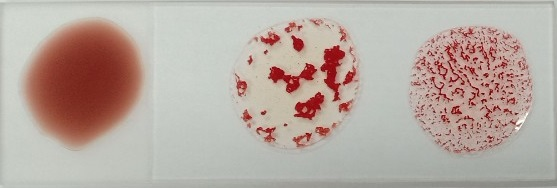
#> input picture testvat/mau5.jpg, 557 x 188 px
$ python final_1.0.py
#> lines starting #> are read from the running program, lines starting #| are printed output that depends on the picture; after the words box and inside, x2 and y2 are one past the last pixel; in counts of white or black regions, pixels touching at a corner belong together
import cv2
import numpy as np

image = cv2.imread('mau5.jpg')
#> image is the input picture: shape (188, 557, 3); mean B, G, R 161.1, 169.2, 183.7

#image = cv2.cvtColor(image,cv2.COLOR_BGR2RGB)
img=cv2.cvtColor(image, cv2.COLOR_BGR2GRAY)
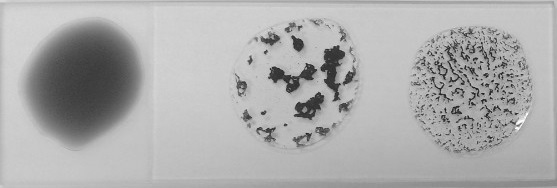
#> img: shape (188, 557); min 20, max 254, mean 172.6

# Fillter
blurM = cv2.medianBlur(img, 5)
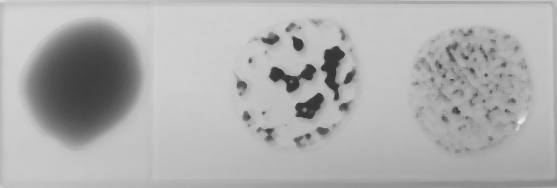
#> blurM: shape (188, 557); min 51, max 231, mean 174.2
edgeM = cv2.Canny(blurM, 100, 200)
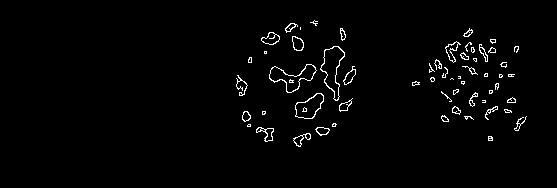
#> edgeM: shape (188, 557); 1.8% white in thin lines or dots, all inside (x1, y1, x2, y2) = (236, 20, 527, 147)

blurG = cv2.GaussianBlur(img, (9, 9), 0)
edgeG = cv2.Canny(blurG, 50, 150)
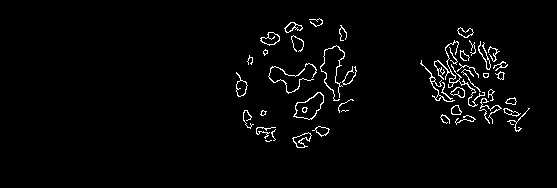
#> edgeG: shape (188, 557); 2.4% white in thin lines or dots, all inside (x1, y1, x2, y2) = (236, 18, 530, 148)

'''
# width in image

widthM = int(edgeM.shape[1])

#img[start row, end row, start col and col]
AM=img[:,0:int(widthM/3)]
BM=img[:,int(widthM/3):int(widthM/3*2)]
RHM=img[:,int(widthM/3*2):int(widthM)]

widthG = int(edgeG.shape[1])

#img[start row, end row, start col and col]
AG=img[:,0:int(widthG/3)]
BG=img[:,int(widthG/3):int(widthG/3*2)]
RHG=img[:,int(widthG/3*2):int(widthG)]
'''

def catanh(fillter):
    width= int(fillter.shape[1])
#> width = 557
    A = fillter[:, 0:int(width / 3)]
#> A: shape (188, 185); every value is 0
    B = fillter[:, int(width / 3):int(width / 3 * 2)]
#> B: shape (188, 186); 3.1% white in thin lines or dots, all inside (x1, y1, x2, y2) = (51, 20, 171, 147)
    RH = fillter[:, int(width / 3 * 2):int(width)]
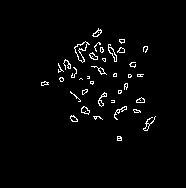
#> RH: shape (188, 186); 2.4% white in thin lines or dots, all inside (x1, y1, x2, y2) = (41, 28, 156, 141)
    #lay diem anh
    histA, bin = np.histogram(A)
#> histA = [0, 0, 0, 0, 0, 34780, 0, 0, 0, 0]; bin = [-0.5, -0.4, -0.3, -0.2, -0.1, 0, 0.1, 0.2, 0.3, 0.4, 0.5]
    antiA=histA[-1]
#> antiA = 0
    histB, bin = np.histogram(B)
#> histB = [33875, 0, 0, 0, 0, 0, 0, 0, 0, 1093]; bin = [0, 25.5, 51, 76.5, 102, 127.5, 153, 178.5, 204, 229.5, 255]
    antiB=histB[-1]
#> antiB = 1093
    histRH, bin = np.histogram(RH)
#> histRH = [34126, 0, 0, 0, 0, 0, 0, 0, 0, 842]
    antiRH=histRH[-1]
#> antiRH = 842
    return (antiA,antiB,antiRH)

def xetnhommau(a,b,rh):
    if a == True:
        if b == True:
            if rh == True:
                nm='AB+'
            else:
                nm='AB-'
        else:
            if rh == True:
                nm='A+'
            else:
                nm='A-'
    else:
        if b == True:
            if rh== True:
                nm='B+'
            else:
                nm='B-'
        else:
            if rh == True:
                nm = 'O+'
            else:
                nm= 'O-'
    return print('Nhom mau: '+nm)

check=[]
demM=0
demG=0
AM,BM,RHM=catanh(edgeM)
#> AM = 0; BM = 1093; RHM = 842
AG, BG,RHG=catanh(edgeG)
#> in catanh (call 2), `B = fillter[:, int(width / 3):int(width / 3 * 2)]`:
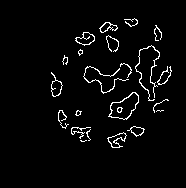
#> B: shape (188, 186); 3.4% white in thin lines or dots, all inside (x1, y1, x2, y2) = (51, 18, 172, 148)
#> in catanh (call 2), `RH = fillter[:, int(width / 3 * 2):int(width)]`:
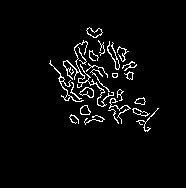
#> RH: shape (188, 186); 3.8% white in thin lines or dots, all inside (x1, y1, x2, y2) = (49, 27, 159, 132)
#> in catanh (call 2), `histA, bin = np.histogram(A)`: bin = [-0.5, -0.4, -0.3, -0.2, -0.1, 0, 0.1, 0.2, 0.3, 0.4, 0.5]
#> in catanh (call 2), `histB, bin = np.histogram(B)`: histB = [33777, 0, 0, 0, 0, 0, 0, 0, 0, 1191]; bin = [0, 25.5, 51, 76.5, 102, 127.5, 153, 178.5, 204, 229.5, 255]
#> in catanh (call 2), `antiB=histB[-1]`: antiB = 1191
#> in catanh (call 2), `histRH, bin = np.histogram(RH)`: histRH = [33639, 0, 0, 0, 0, 0, 0, 0, 0, 1329]
#> in catanh (call 2), `antiRH=histRH[-1]`: antiRH = 1329
#> AG = 0; BG = 1191; RHG = 1329
fillM=catanh(edgeM)
#> fillM = (0, 1093, 842)
fillG=catanh(edgeG)
#> fillG = (0, 1191, 1329)
if AM and BM and RHM and AG and BG and RHG > 200: #Xet tat ca duong
  if AM and AG > 300 and abs(AM-AG) >10:
      check.append(True)
  else:
      check.append(False)
  if BM and BG > 300 and abs(BM-BG) >10:
      check.append(True)
  else:
      check.append(False)
  if RHM and RHG > 300 and abs(RHM-RHG) >10:
      check.append(True)
  else:
      check.append(False)

else:
    for t in fillM:
        if t == 0:
            demM += 1
#> this loop made 3 passes
#> demM on pass 1: 1
#> t on passes 2 to 3: 1093, 842
#> after the loop, demM = 1
    for t in fillG:
        if t == 0:
            demG += 1
#> this loop made 3 passes
#> t on passes 2 to 3: 1191, 1329
#> after the loop, demG = 1
    print(demM)
#| 1
    print(demG)
#| 1
    if demM == 1 and demG == 1:
        for t in fillM:
            for i in fillG:
                if t == 0 and i == 0:
                    check.append(False)
                elif t > 100 and i > 100:
                    check.append(True)
#> this loop made 3 passes
#> after the loop, check = [False, True, True, True, True]
    if demM != 0 and bool(AG and BG and RHG > 300) or demG != 0 and bool(AM and BM and RHM > 300):
        if AM == 0 or AG == 0:
            check.append(False)
        else:
            check.append(True)
        if BM == 0 or BG == 0:
            check.append(False)
        else:
            check.append(True)
        if RHM == 0 or RHG == 0:
            check.append(False)
        else:
            check.append(True)


print(bool(AG and BG and RHG > 300))
#| False
print(demM != 0)
#| True
xetnhommau(check[0], check[1], check[2])
#print(check)

$ run again, with testvat/mau1.jpg copied over testvat/mau5.jpg
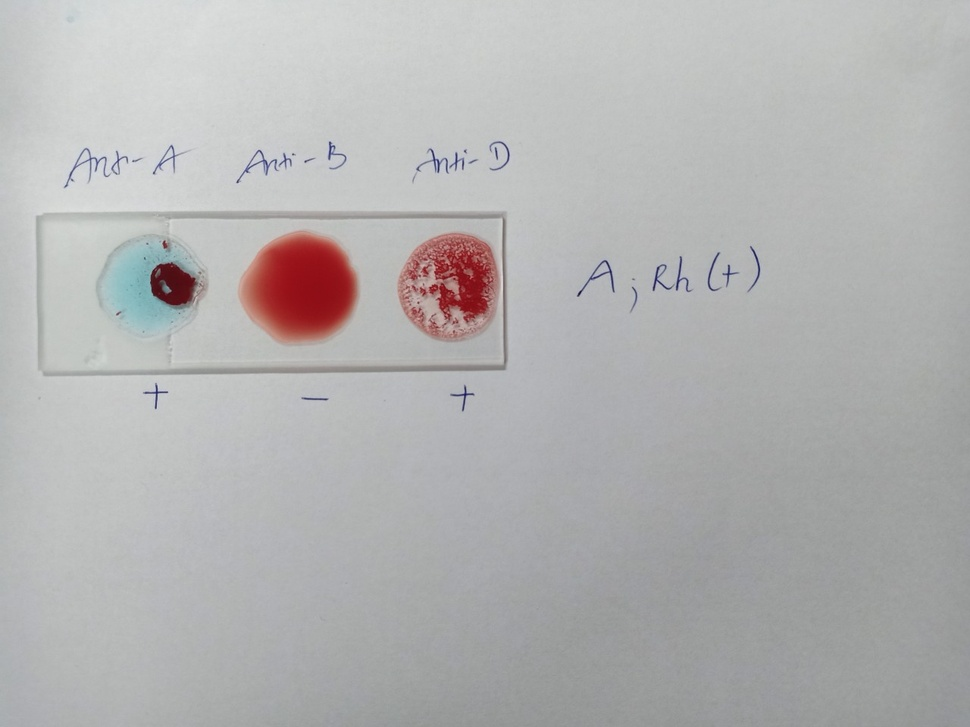
#> input picture testvat/mau1.jpg, 970 x 727 px, shrunk from 1280 x 960 before the run
#> image is the input picture: shape (727, 970, 3); mean B, G, R 178.5, 178.5, 179
#> `edgeM = cv2.Canny(blurM, 100, 200)`:
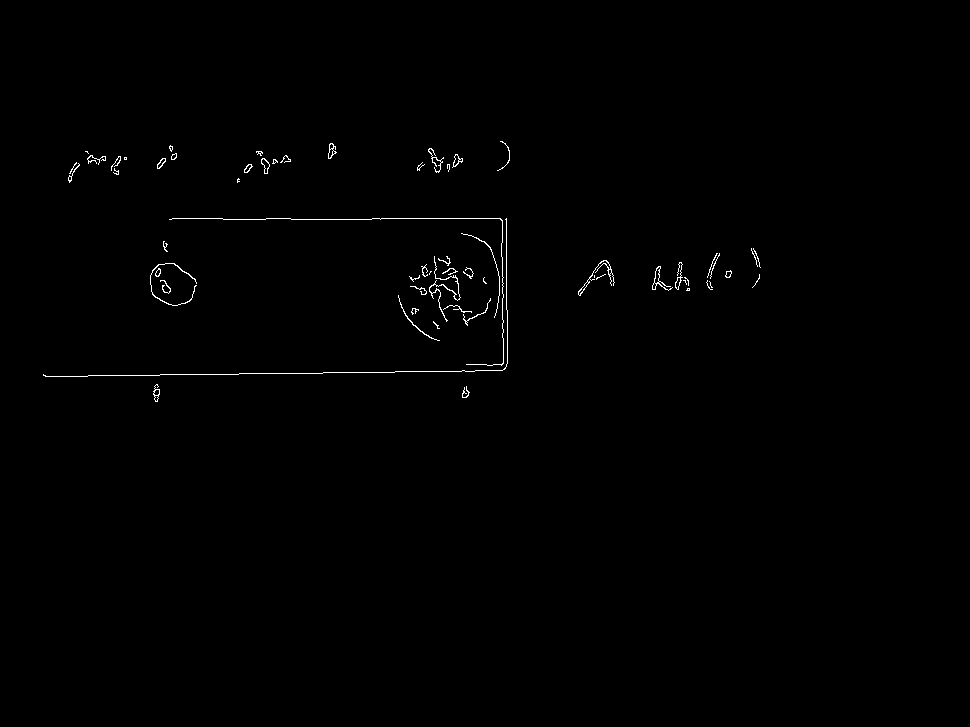
#> edgeM: shape (727, 970); 0.47% white in thin lines or dots, all inside (x1, y1, x2, y2) = (43, 141, 761, 402)
#> edgeG: shape (727, 970); 0.41% white in thin lines or dots, all inside (x1, y1, x2, y2) = (63, 140, 761, 412)
#> A: shape (727, 323); 0.48% white in thin lines or dots, all inside (x1, y1, x2, y2) = (43, 145, 323, 402)
#> B: shape (727, 323); 0.8% white in thin lines or dots, all inside (x1, y1, x2, y2) = (0, 141, 292, 398)
#> RH: shape (727, 324); 0.15% white in thin lines or dots, all inside (x1, y1, x2, y2) = (6, 248, 115, 291)
#> histA = [233700, 0, 0, 0, 0, 0, 0, 0, 0, 1121]; bin = [0, 25.5, 51, 76.5, 102, 127.5, 153, 178.5, 204, 229.5, 255]
#> antiA = 1121
#> histB = [232944, 0, 0, 0, 0, 0, 0, 0, 0, 1877]
#> antiB = 1877
#> histRH = [235198, 0, 0, 0, 0, 0, 0, 0, 0, 350]
#> antiRH = 350
#> AM = 1121; BM = 1877; RHM = 350
#> A: shape (727, 323); 0.47% white in thin lines or dots, all inside (x1, y1, x2, y2) = (63, 145, 293, 410)
#> B: shape (727, 323); 0.51% white in thin lines or dots, all inside (x1, y1, x2, y2) = (4, 140, 293, 412)
#> in catanh (call 2), `RH = fillter[:, int(width / 3 * 2):int(width)]`:
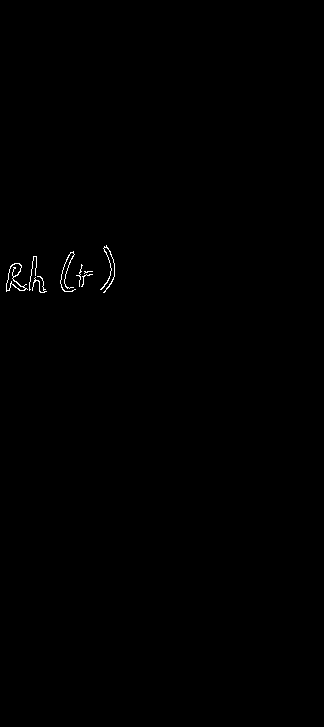
#> RH: shape (727, 324); 0.23% white in thin lines or dots, all inside (x1, y1, x2, y2) = (6, 245, 115, 293)
#> histA = [233707, 0, 0, 0, 0, 0, 0, 0, 0, 1114]
#> antiA = 1114
#> histB = [233621, 0, 0, 0, 0, 0, 0, 0, 0, 1200]
#> antiB = 1200
#> histRH = [235001, 0, 0, 0, 0, 0, 0, 0, 0, 547]
#> antiRH = 547
#> AG = 1114; BG = 1200; RHG = 547
#> fillM = (1121, 1877, 350)
#> fillG = (1114, 1200, 547)
#| True

$ run again, with testvat/mau10.jpg copied over testvat/mau5.jpg
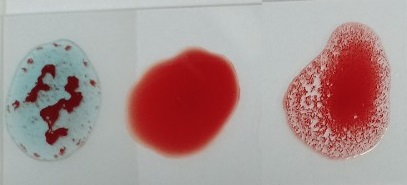
#> input picture testvat/mau10.jpg, 407 x 185 px
#> image is the input picture: shape (185, 407, 3); mean B, G, R 145.9, 147, 170.8
#> `edgeM = cv2.Canny(blurM, 100, 200)`:
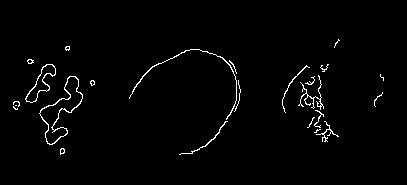
#> edgeM: shape (185, 407); 1.7% white in thin lines or dots, all inside (x1, y1, x2, y2) = (13, 39, 384, 155)
#> edgeG: shape (185, 407); 1.7% white in thin lines or dots, all inside (x1, y1, x2, y2) = (13, 22, 382, 156)
#> A: shape (185, 135); 2.2% white in thin lines or dots, all inside (x1, y1, x2, y2) = (13, 46, 135, 155)
#> B: shape (185, 136); 1.3% white in thin lines or dots, all inside (x1, y1, x2, y2) = (0, 49, 106, 155)
#> RH: shape (185, 136); 1.8% white in thin lines or dots, all inside (x1, y1, x2, y2) = (11, 39, 113, 142)
#> histA = [24438, 0, 0, 0, 0, 0, 0, 0, 0, 537]; bin = [0, 25.5, 51, 76.5, 102, 127.5, 153, 178.5, 204, 229.5, 255]
#> antiA = 537
#> histB = [24826, 0, 0, 0, 0, 0, 0, 0, 0, 334]
#> antiB = 334
#> histRH = [24718, 0, 0, 0, 0, 0, 0, 0, 0, 442]
#> antiRH = 442
#> AM = 537; BM = 334; RHM = 442
#> A: shape (185, 135); 2.3% white in thin lines or dots, all inside (x1, y1, x2, y2) = (13, 45, 135, 155)
#> B: shape (185, 136); 1.3% white in thin lines or dots, all inside (x1, y1, x2, y2) = (0, 49, 104, 156)
#> in catanh (call 2), `RH = fillter[:, int(width / 3 * 2):int(width)]`:
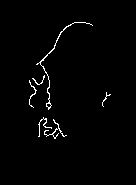
#> RH: shape (185, 136); 1.5% white in thin lines or dots, all inside (x1, y1, x2, y2) = (29, 22, 111, 139)
#> histA = [24406, 0, 0, 0, 0, 0, 0, 0, 0, 569]
#> antiA = 569
#> histB = [24827, 0, 0, 0, 0, 0, 0, 0, 0, 333]
#> antiB = 333
#> histRH = [24789, 0, 0, 0, 0, 0, 0, 0, 0, 371]
#> antiRH = 371
#> AG = 569; BG = 333; RHG = 371
#> fillM = (537, 334, 442)
#> fillG = (569, 333, 371)
#| True
